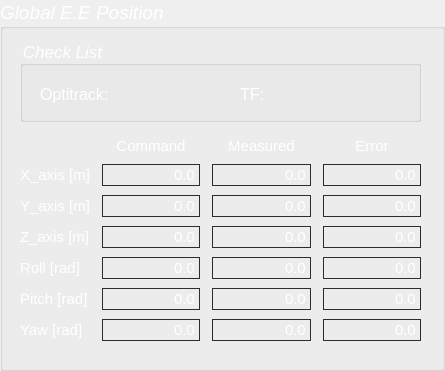
     <widget class="QGroupBox" name="groupBox">
      <property name="geometry">
       <rect>
        <x>620</x>
        <y>560</y>
        <width>445</width>
        <height>371</height>
       </rect>
      </property>
      <property name="palette">
       <palette>
        <active>
         <colorrole role="WindowText">
          <brush brushstyle="SolidPattern">
           <color alpha="255">
            <red>255</red>
            <green>255</green>
            <blue>255</blue>
           </color>
          </brush>
         </colorrole>
         <colorrole role="Text">
          <brush brushstyle="SolidPattern">
           <color alpha="255">
            <red>255</red>
            <green>255</green>
            <blue>255</blue>
           </color>
          </brush>
         </colorrole>
         <colorrole role="ButtonText">
          <brush brushstyle="SolidPattern">
           <color alpha="255">
            <red>255</red>
            <green>255</green>
            <blue>255</blue>
           </color>
          </brush>
         </colorrole>
         <colorrole role="ToolTipText">
          <brush brushstyle="SolidPattern">
           <color alpha="255">
            <red>255</red>
            <green>255</green>
            <blue>255</blue>
           </color>
          </brush>
         </colorrole>
        </active>
        <inactive>
         <colorrole role="WindowText">
          <brush brushstyle="SolidPattern">
           <color alpha="255">
            <red>255</red>
            <green>255</green>
            <blue>255</blue>
           </color>
          </brush>
         </colorrole>
         <colorrole role="Text">
          <brush brushstyle="SolidPattern">
           <color alpha="255">
            <red>255</red>
            <green>255</green>
            <blue>255</blue>
           </color>
          </brush>
         </colorrole>
         <colorrole role="ButtonText">
          <brush brushstyle="SolidPattern">
           <color alpha="255">
            <red>255</red>
            <green>255</green>
            <blue>255</blue>
           </color>
          </brush>
         </colorrole>
         <colorrole role="ToolTipText">
          <brush brushstyle="SolidPattern">
           <color alpha="255">
            <red>255</red>
            <green>255</green>
            <blue>255</blue>
           </color>
          </brush>
         </colorrole>
        </inactive>
        <disabled>
         <colorrole role="WindowText">
          <brush brushstyle="SolidPattern">
           <color alpha="255">
            <red>190</red>
            <green>190</green>
            <blue>190</blue>
           </color>
          </brush>
         </colorrole>
         <colorrole role="Text">
          <brush brushstyle="SolidPattern">
           <color alpha="255">
            <red>190</red>
            <green>190</green>
            <blue>190</blue>
           </color>
          </brush>
         </colorrole>
         <colorrole role="ButtonText">
          <brush brushstyle="SolidPattern">
           <color alpha="255">
            <red>190</red>
            <green>190</green>
            <blue>190</blue>
           </color>
          </brush>
         </colorrole>
         <colorrole role="ToolTipText">
          <brush brushstyle="SolidPattern">
           <color alpha="255">
            <red>0</red>
            <green>0</green>
            <blue>0</blue>
           </color>
          </brush>
         </colorrole>
        </disabled>
       </palette>
      </property>
      <property name="font">
       <font>
        <pointsize>14</pointsize>
        <italic>true</italic>
       </font>
      </property>
      <property name="title">
       <string>Global E.E Position</string>
      </property>
      <widget class="QWidget" name="gridLayoutWidget_2">
       <property name="geometry">
        <rect>
         <x>20</x>
         <y>130</y>
         <width>401</width>
         <height>211</height>
        </rect>
       </property>
       <layout class="QGridLayout" name="gridLayout_2">
        <property name="bottomMargin">
         <number>0</number>
        </property>
        <property name="horizontalSpacing">
         <number>12</number>
        </property>
        <property name="verticalSpacing">
         <number>9</number>
        </property>
        <item row="0" column="1">
         <widget class="QLabel" name="cmd_x_67">
          <property name="font">
           <font>
            <pointsize>11</pointsize>
            <italic>false</italic>
           </font>
          </property>
          <property name="styleSheet">
           <string notr="true">color: rgb(255, 255, 255);</string>
          </property>
          <property name="text">
           <string>Command</string>
          </property>
          <property name="alignment">
           <set>Qt::AlignBottom|Qt::AlignHCenter</set>
          </property>
         </widget>
        </item>
        <item row="0" column="3">
         <widget class="QLabel" name="cmd_x_62">
          <property name="font">
           <font>
            <pointsize>11</pointsize>
            <italic>false</italic>
           </font>
          </property>
          <property name="styleSheet">
           <string notr="true">color: rgb(255, 255, 255);</string>
          </property>
          <property name="text">
           <string>Error</string>
          </property>
          <property name="alignment">
           <set>Qt::AlignBottom|Qt::AlignHCenter</set>
          </property>
         </widget>
        </item>
        <item row="4" column="0">
         <widget class="QLabel" name="cmd_x_7">
          <property name="font">
           <font>
            <pointsize>11</pointsize>
            <italic>false</italic>
           </font>
          </property>
          <property name="styleSheet">
           <string notr="true">color: rgb(255, 255, 255);</string>
          </property>
          <property name="text">
           <string>Roll [rad]</string>
          </property>
         </widget>
        </item>
        <item row="0" column="2">
         <widget class="QLabel" name="cmd_x_61">
          <property name="font">
           <font>
            <pointsize>11</pointsize>
            <italic>false</italic>
           </font>
          </property>
          <property name="styleSheet">
           <string notr="true">color: rgb(255, 255, 255);</string>
          </property>
          <property name="text">
           <string>Measured</string>
          </property>
          <property name="alignment">
           <set>Qt::AlignBottom|Qt::AlignHCenter</set>
          </property>
         </widget>
        </item>
        <item row="6" column="0">
         <widget class="QLabel" name="cmd_x_9">
          <property name="font">
           <font>
            <pointsize>11</pointsize>
            <italic>false</italic>
           </font>
          </property>
          <property name="styleSheet">
           <string notr="true">color: rgb(255, 255, 255);</string>
          </property>
          <property name="text">
           <string>Yaw [rad]</string>
          </property>
         </widget>
        </item>
        <item row="5" column="0">
         <widget class="QLabel" name="cmd_x_8">
          <property name="font">
           <font>
            <pointsize>11</pointsize>
            <italic>false</italic>
           </font>
          </property>
          <property name="styleSheet">
           <string notr="true">color: rgb(255, 255, 255);</string>
          </property>
          <property name="text">
           <string>Pitch [rad]</string>
          </property>
         </widget>
        </item>
        <item row="3" column="0">
         <widget class="QLabel" name="cmd_x_6">
          <property name="font">
           <font>
            <pointsize>11</pointsize>
            <italic>false</italic>
           </font>
          </property>
          <property name="styleSheet">
           <string notr="true">color: rgb(255, 255, 255);</string>
          </property>
          <property name="text">
           <string>Z_axis [m]</string>
          </property>
         </widget>
        </item>
        <item row="1" column="0">
         <widget class="QLabel" name="cmd_x_4">
          <property name="font">
           <font>
            <pointsize>11</pointsize>
            <italic>false</italic>
           </font>
          </property>
          <property name="styleSheet">
           <string notr="true">color: rgb(255, 255, 255);</string>
          </property>
          <property name="text">
           <string>X_axis [m]</string>
          </property>
         </widget>
        </item>
        <item row="2" column="0">
         <widget class="QLabel" name="cmd_x_5">
          <property name="font">
           <font>
            <pointsize>11</pointsize>
            <italic>false</italic>
           </font>
          </property>
          <property name="styleSheet">
           <string notr="true">color: rgb(255, 255, 255);</string>
          </property>
          <property name="text">
           <string>Y_axis [m]</string>
          </property>
         </widget>
        </item>
        <item row="1" column="1">
         <widget class="QLineEdit" name="txt_cmd_x_3">
          <property name="enabled">
           <bool>true</bool>
          </property>
          <property name="font">
           <font>
            <pointsize>11</pointsize>
            <italic>false</italic>
           </font>
          </property>
          <property name="layoutDirection">
           <enum>Qt::LeftToRight</enum>
          </property>
          <property name="styleSheet">
           <string notr="true">background: transparent;
border: 1px solid #2E2C2C;
color: rgb(255, 255, 255);</string>
          </property>
          <property name="text">
           <string>0.0</string>
          </property>
          <property name="alignment">
           <set>Qt::AlignRight|Qt::AlignTrailing|Qt::AlignVCenter</set>
          </property>
          <property name="readOnly">
           <bool>true</bool>
          </property>
         </widget>
        </item>
        <item row="2" column="1">
         <widget class="QLineEdit" name="txt_cmd_y_3">
          <property name="enabled">
           <bool>true</bool>
          </property>
          <property name="font">
           <font>
            <pointsize>11</pointsize>
            <italic>false</italic>
           </font>
          </property>
          <property name="layoutDirection">
           <enum>Qt::LeftToRight</enum>
          </property>
          <property name="styleSheet">
           <string notr="true">background: transparent;
border: 1px solid #2E2C2C;
color: rgb(255, 255, 255);</string>
          </property>
          <property name="text">
           <string>0.0</string>
          </property>
          <property name="alignment">
           <set>Qt::AlignRight|Qt::AlignTrailing|Qt::AlignVCenter</set>
          </property>
          <property name="readOnly">
           <bool>true</bool>
          </property>
         </widget>
        </item>
        <item row="3" column="1">
         <widget class="QLineEdit" name="txt_cmd_z_3">
          <property name="enabled">
           <bool>true</bool>
          </property>
          <property name="font">
           <font>
            <pointsize>11</pointsize>
            <italic>false</italic>
           </font>
          </property>
          <property name="layoutDirection">
           <enum>Qt::LeftToRight</enum>
          </property>
          <property name="styleSheet">
           <string notr="true">background: transparent;
border: 1px solid #2E2C2C;
color: rgb(255, 255, 255);</string>
          </property>
          <property name="text">
           <string>0.0</string>
          </property>
          <property name="alignment">
           <set>Qt::AlignRight|Qt::AlignTrailing|Qt::AlignVCenter</set>
          </property>
          <property name="readOnly">
           <bool>true</bool>
          </property>
         </widget>
        </item>
        <item row="4" column="1">
         <widget class="QLineEdit" name="txt_cmd_roll_3">
          <property name="enabled">
           <bool>true</bool>
          </property>
          <property name="font">
           <font>
            <pointsize>11</pointsize>
            <italic>false</italic>
           </font>
          </property>
          <property name="layoutDirection">
           <enum>Qt::LeftToRight</enum>
          </property>
          <property name="styleSheet">
           <string notr="true">background: transparent;
border: 1px solid #2E2C2C;
color: rgb(255, 255, 255);</string>
          </property>
          <property name="text">
           <string>0.0</string>
          </property>
          <property name="alignment">
           <set>Qt::AlignRight|Qt::AlignTrailing|Qt::AlignVCenter</set>
          </property>
          <property name="readOnly">
           <bool>true</bool>
          </property>
         </widget>
        </item>
        <item row="5" column="1">
         <widget class="QLineEdit" name="txt_cmd_pitch_3">
          <property name="enabled">
           <bool>true</bool>
          </property>
          <property name="font">
           <font>
            <pointsize>11</pointsize>
            <italic>false</italic>
           </font>
          </property>
          <property name="layoutDirection">
           <enum>Qt::LeftToRight</enum>
          </property>
          <property name="styleSheet">
           <string notr="true">background: transparent;
border: 1px solid #2E2C2C;
color: rgb(255, 255, 255);</string>
          </property>
          <property name="text">
           <string>0.0</string>
          </property>
          <property name="alignment">
           <set>Qt::AlignRight|Qt::AlignTrailing|Qt::AlignVCenter</set>
          </property>
          <property name="readOnly">
           <bool>true</bool>
          </property>
         </widget>
        </item>
        <item row="6" column="1">
         <widget class="QLineEdit" name="txt_cmd_yaw_3">
          <property name="enabled">
           <bool>true</bool>
          </property>
          <property name="font">
           <font>
            <pointsize>11</pointsize>
            <italic>false</italic>
           </font>
          </property>
          <property name="layoutDirection">
           <enum>Qt::LeftToRight</enum>
          </property>
          <property name="styleSheet">
           <string notr="true">background: transparent;
border: 1px solid #2E2C2C;
color: rgb(255, 255, 255);</string>
          </property>
          <property name="text">
           <string>0.0</string>
          </property>
          <property name="alignment">
           <set>Qt::AlignRight|Qt::AlignTrailing|Qt::AlignVCenter</set>
          </property>
          <property name="readOnly">
           <bool>true</bool>
          </property>
         </widget>
        </item>
        <item row="1" column="2">
         <widget class="QLineEdit" name="txt_measured_x_3">
          <property name="enabled">
           <bool>true</bool>
          </property>
          <property name="font">
           <font>
            <pointsize>11</pointsize>
            <italic>false</italic>
           </font>
          </property>
          <property name="layoutDirection">
           <enum>Qt::LeftToRight</enum>
          </property>
          <property name="styleSheet">
           <string notr="true">background: transparent;
border: 1px solid #2E2C2C;
color: rgb(255, 255, 255);</string>
          </property>
          <property name="text">
           <string>0.0</string>
          </property>
          <property name="alignment">
           <set>Qt::AlignRight|Qt::AlignTrailing|Qt::AlignVCenter</set>
          </property>
          <property name="readOnly">
           <bool>true</bool>
          </property>
         </widget>
        </item>
        <item row="2" column="2">
         <widget class="QLineEdit" name="txt_measured_y_3">
          <property name="enabled">
           <bool>true</bool>
          </property>
          <property name="font">
           <font>
            <pointsize>11</pointsize>
            <italic>false</italic>
           </font>
          </property>
          <property name="layoutDirection">
           <enum>Qt::LeftToRight</enum>
          </property>
          <property name="styleSheet">
           <string notr="true">background: transparent;
border: 1px solid #2E2C2C;
color: rgb(255, 255, 255);</string>
          </property>
          <property name="text">
           <string>0.0</string>
          </property>
          <property name="alignment">
           <set>Qt::AlignRight|Qt::AlignTrailing|Qt::AlignVCenter</set>
          </property>
          <property name="readOnly">
           <bool>true</bool>
          </property>
         </widget>
        </item>
        <item row="3" column="2">
         <widget class="QLineEdit" name="txt_measured_z_3">
          <property name="enabled">
           <bool>true</bool>
          </property>
          <property name="font">
           <font>
            <pointsize>11</pointsize>
            <italic>false</italic>
           </font>
          </property>
          <property name="layoutDirection">
           <enum>Qt::LeftToRight</enum>
          </property>
          <property name="styleSheet">
           <string notr="true">background: transparent;
border: 1px solid #2E2C2C;
color: rgb(255, 255, 255);</string>
          </property>
          <property name="text">
           <string>0.0</string>
          </property>
          <property name="alignment">
           <set>Qt::AlignRight|Qt::AlignTrailing|Qt::AlignVCenter</set>
          </property>
          <property name="readOnly">
           <bool>true</bool>
          </property>
         </widget>
        </item>
        <item row="4" column="2">
         <widget class="QLineEdit" name="txt_measured_roll_3">
          <property name="enabled">
           <bool>true</bool>
          </property>
          <property name="font">
           <font>
            <pointsize>11</pointsize>
            <italic>false</italic>
           </font>
          </property>
          <property name="layoutDirection">
           <enum>Qt::LeftToRight</enum>
          </property>
          <property name="styleSheet">
           <string notr="true">background: transparent;
border: 1px solid #2E2C2C;
color: rgb(255, 255, 255);</string>
          </property>
          <property name="text">
           <string>0.0</string>
          </property>
          <property name="alignment">
           <set>Qt::AlignRight|Qt::AlignTrailing|Qt::AlignVCenter</set>
          </property>
          <property name="readOnly">
           <bool>true</bool>
          </property>
         </widget>
        </item>
        <item row="5" column="2">
         <widget class="QLineEdit" name="txt_measured_pitch_3">
          <property name="enabled">
           <bool>true</bool>
          </property>
          <property name="font">
           <font>
            <pointsize>11</pointsize>
            <italic>false</italic>
           </font>
          </property>
          <property name="layoutDirection">
           <enum>Qt::LeftToRight</enum>
          </property>
          <property name="styleSheet">
           <string notr="true">background: transparent;
border: 1px solid #2E2C2C;
color: rgb(255, 255, 255);</string>
          </property>
          <property name="text">
           <string>0.0</string>
          </property>
          <property name="alignment">
           <set>Qt::AlignRight|Qt::AlignTrailing|Qt::AlignVCenter</set>
          </property>
          <property name="readOnly">
           <bool>true</bool>
          </property>
         </widget>
        </item>
        <item row="6" column="2">
         <widget class="QLineEdit" name="txt_measured_yaw_3">
          <property name="enabled">
           <bool>true</bool>
          </property>
          <property name="font">
           <font>
            <pointsize>11</pointsize>
            <italic>false</italic>
           </font>
          </property>
          <property name="layoutDirection">
           <enum>Qt::LeftToRight</enum>
          </property>
          <property name="styleSheet">
           <string notr="true">background: transparent;
border: 1px solid #2E2C2C;
color: rgb(255, 255, 255);</string>
          </property>
          <property name="text">
           <string>0.0</string>
          </property>
          <property name="alignment">
           <set>Qt::AlignRight|Qt::AlignTrailing|Qt::AlignVCenter</set>
          </property>
          <property name="readOnly">
           <bool>true</bool>
          </property>
         </widget>
        </item>
        <item row="1" column="3">
         <widget class="QLineEdit" name="txt_error_x_3">
          <property name="enabled">
           <bool>true</bool>
          </property>
          <property name="font">
           <font>
            <pointsize>11</pointsize>
            <italic>false</italic>
           </font>
          </property>
          <property name="layoutDirection">
           <enum>Qt::LeftToRight</enum>
          </property>
          <property name="styleSheet">
           <string notr="true">background: transparent;
border: 1px solid #2E2C2C;
color: rgb(255, 255, 255);</string>
          </property>
          <property name="text">
           <string>0.0</string>
          </property>
          <property name="alignment">
           <set>Qt::AlignRight|Qt::AlignTrailing|Qt::AlignVCenter</set>
          </property>
          <property name="readOnly">
           <bool>true</bool>
          </property>
         </widget>
        </item>
        <item row="2" column="3">
         <widget class="QLineEdit" name="txt_error_y_3">
          <property name="enabled">
           <bool>true</bool>
          </property>
          <property name="font">
           <font>
            <pointsize>11</pointsize>
            <italic>false</italic>
           </font>
          </property>
          <property name="layoutDirection">
           <enum>Qt::LeftToRight</enum>
          </property>
          <property name="styleSheet">
           <string notr="true">background: transparent;
border: 1px solid #2E2C2C;
color: rgb(255, 255, 255);</string>
          </property>
          <property name="text">
           <string>0.0</string>
          </property>
          <property name="alignment">
           <set>Qt::AlignRight|Qt::AlignTrailing|Qt::AlignVCenter</set>
          </property>
          <property name="readOnly">
           <bool>true</bool>
          </property>
         </widget>
        </item>
        <item row="3" column="3">
         <widget class="QLineEdit" name="txt_error_z_3">
          <property name="enabled">
           <bool>true</bool>
          </property>
          <property name="font">
           <font>
            <pointsize>11</pointsize>
            <italic>false</italic>
           </font>
          </property>
          <property name="layoutDirection">
           <enum>Qt::LeftToRight</enum>
          </property>
          <property name="styleSheet">
           <string notr="true">background: transparent;
border: 1px solid #2E2C2C;
color: rgb(255, 255, 255);</string>
          </property>
          <property name="text">
           <string>0.0</string>
          </property>
          <property name="alignment">
           <set>Qt::AlignRight|Qt::AlignTrailing|Qt::AlignVCenter</set>
          </property>
          <property name="readOnly">
           <bool>true</bool>
          </property>
         </widget>
        </item>
        <item row="4" column="3">
         <widget class="QLineEdit" name="txt_error_roll_3">
          <property name="enabled">
           <bool>true</bool>
          </property>
          <property name="font">
           <font>
            <pointsize>11</pointsize>
            <italic>false</italic>
           </font>
          </property>
          <property name="layoutDirection">
           <enum>Qt::LeftToRight</enum>
          </property>
          <property name="styleSheet">
           <string notr="true">background: transparent;
border: 1px solid #2E2C2C;
color: rgb(255, 255, 255);</string>
          </property>
          <property name="text">
           <string>0.0</string>
          </property>
          <property name="alignment">
           <set>Qt::AlignRight|Qt::AlignTrailing|Qt::AlignVCenter</set>
          </property>
          <property name="readOnly">
           <bool>true</bool>
          </property>
         </widget>
        </item>
        <item row="5" column="3">
         <widget class="QLineEdit" name="txt_error_pitch_3">
          <property name="enabled">
           <bool>true</bool>
          </property>
          <property name="font">
           <font>
            <pointsize>11</pointsize>
            <italic>false</italic>
           </font>
          </property>
          <property name="layoutDirection">
           <enum>Qt::LeftToRight</enum>
          </property>
          <property name="styleSheet">
           <string notr="true">background: transparent;
border: 1px solid #2E2C2C;
color: rgb(255, 255, 255);</string>
          </property>
          <property name="text">
           <string>0.0</string>
          </property>
          <property name="alignment">
           <set>Qt::AlignRight|Qt::AlignTrailing|Qt::AlignVCenter</set>
          </property>
          <property name="readOnly">
           <bool>true</bool>
          </property>
         </widget>
        </item>
        <item row="6" column="3">
         <widget class="QLineEdit" name="txt_error_yaw_3">
          <property name="enabled">
           <bool>true</bool>
          </property>
          <property name="font">
           <font>
            <pointsize>11</pointsize>
            <italic>false</italic>
           </font>
          </property>
          <property name="layoutDirection">
           <enum>Qt::LeftToRight</enum>
          </property>
          <property name="styleSheet">
           <string notr="true">background: transparent;
border: 1px solid #2E2C2C;
color: rgb(255, 255, 255);</string>
          </property>
          <property name="text">
           <string>0.0</string>
          </property>
          <property name="alignment">
           <set>Qt::AlignRight|Qt::AlignTrailing|Qt::AlignVCenter</set>
          </property>
          <property name="readOnly">
           <bool>true</bool>
          </property>
         </widget>
        </item>
       </layout>
      </widget>
      <widget class="QGroupBox" name="groupBox_9">
       <property name="geometry">
        <rect>
         <x>20</x>
         <y>40</y>
         <width>401</width>
         <height>82</height>
        </rect>
       </property>
       <property name="palette">
        <palette>
         <active>
          <colorrole role="WindowText">
           <brush brushstyle="SolidPattern">
            <color alpha="255">
             <red>255</red>
             <green>255</green>
             <blue>255</blue>
            </color>
           </brush>
          </colorrole>
          <colorrole role="Text">
           <brush brushstyle="SolidPattern">
            <color alpha="255">
             <red>255</red>
             <green>255</green>
             <blue>255</blue>
            </color>
           </brush>
          </colorrole>
          <colorrole role="ButtonText">
           <brush brushstyle="SolidPattern">
            <color alpha="255">
             <red>255</red>
             <green>255</green>
             <blue>255</blue>
            </color>
           </brush>
          </colorrole>
          <colorrole role="Shadow">
           <brush brushstyle="SolidPattern">
            <color alpha="255">
             <red>255</red>
             <green>255</green>
             <blue>255</blue>
            </color>
           </brush>
          </colorrole>
          <colorrole role="ToolTipText">
           <brush brushstyle="SolidPattern">
            <color alpha="255">
             <red>255</red>
             <green>255</green>
             <blue>255</blue>
            </color>
           </brush>
          </colorrole>
         </active>
         <inactive>
          <colorrole role="WindowText">
           <brush brushstyle="SolidPattern">
            <color alpha="255">
             <red>255</red>
             <green>255</green>
             <blue>255</blue>
            </color>
           </brush>
          </colorrole>
          <colorrole role="Text">
           <brush brushstyle="SolidPattern">
            <color alpha="255">
             <red>255</red>
             <green>255</green>
             <blue>255</blue>
            </color>
           </brush>
          </colorrole>
          <colorrole role="ButtonText">
           <brush brushstyle="SolidPattern">
            <color alpha="255">
             <red>255</red>
             <green>255</green>
             <blue>255</blue>
            </color>
           </brush>
          </colorrole>
          <colorrole role="Shadow">
           <brush brushstyle="SolidPattern">
            <color alpha="255">
             <red>255</red>
             <green>255</green>
             <blue>255</blue>
            </color>
           </brush>
          </colorrole>
          <colorrole role="ToolTipText">
           <brush brushstyle="SolidPattern">
            <color alpha="255">
             <red>255</red>
             <green>255</green>
             <blue>255</blue>
            </color>
           </brush>
          </colorrole>
         </inactive>
         <disabled>
          <colorrole role="WindowText">
           <brush brushstyle="SolidPattern">
            <color alpha="255">
             <red>255</red>
             <green>255</green>
             <blue>255</blue>
            </color>
           </brush>
          </colorrole>
          <colorrole role="Text">
           <brush brushstyle="SolidPattern">
            <color alpha="255">
             <red>255</red>
             <green>255</green>
             <blue>255</blue>
            </color>
           </brush>
          </colorrole>
          <colorrole role="ButtonText">
           <brush brushstyle="SolidPattern">
            <color alpha="255">
             <red>255</red>
             <green>255</green>
             <blue>255</blue>
            </color>
           </brush>
          </colorrole>
          <colorrole role="Shadow">
           <brush brushstyle="SolidPattern">
            <color alpha="255">
             <red>255</red>
             <green>255</green>
             <blue>255</blue>
            </color>
           </brush>
          </colorrole>
          <colorrole role="ToolTipText">
           <brush brushstyle="SolidPattern">
            <color alpha="255">
             <red>255</red>
             <green>255</green>
             <blue>255</blue>
            </color>
           </brush>
          </colorrole>
         </disabled>
        </palette>
       </property>
       <property name="font">
        <font>
         <pointsize>13</pointsize>
         <weight>50</weight>
         <italic>true</italic>
         <bold>false</bold>
        </font>
       </property>
       <property name="styleSheet">
        <string notr="true">color: rgb(255, 255, 255);</string>
       </property>
       <property name="title">
        <string>Check List</string>
       </property>
       <widget class="QLabel" name="cmd_x_16">
        <property name="geometry">
         <rect>
          <x>20</x>
          <y>34</y>
          <width>100</width>
          <height>40</height>
         </rect>
        </property>
        <property name="font">
         <font>
          <pointsize>12</pointsize>
         </font>
        </property>
        <property name="styleSheet">
         <string notr="true">color: rgb(255, 255, 255);</string>
        </property>
        <property name="text">
         <string>Optitrack:</string>
        </property>
       </widget>
       <widget class="QLabel" name="cmd_x_17">
        <property name="geometry">
         <rect>
          <x>220</x>
          <y>34</y>
          <width>100</width>
          <height>40</height>
         </rect>
        </property>
        <property name="font">
         <font>
          <pointsize>12</pointsize>
         </font>
        </property>
        <property name="styleSheet">
         <string notr="true">color: rgb(255, 255, 255);</string>
        </property>
        <property name="text">
         <string>TF:</string>
        </property>
       </widget>
       <widget class="QLabel" name="opt_status">
        <property name="geometry">
         <rect>
          <x>122</x>
          <y>30</y>
          <width>50</width>
          <height>50</height>
         </rect>
        </property>
        <property name="text">
         <string/>
        </property>
        <property name="pixmap">
         <pixmap>../../../../../../.designer/resources/loading_blue.svg</pixmap>
        </property>
        <property name="scaledContents">
         <bool>true</bool>
        </property>
        <property name="alignment">
         <set>Qt::AlignCenter</set>
        </property>
       </widget>
       <widget class="QLabel" name="tf_status">
        <property name="geometry">
         <rect>
          <x>272</x>
          <y>30</y>
          <width>50</width>
          <height>50</height>
         </rect>
        </property>
        <property name="text">
         <string/>
        </property>
        <property name="pixmap">
         <pixmap>../../../../../../.designer/resources/loading_blue.svg</pixmap>
        </property>
        <property name="scaledContents">
         <bool>true</bool>
        </property>
        <property name="alignment">
         <set>Qt::AlignCenter</set>
        </property>
       </widget>
      </widget>
     </widget>
